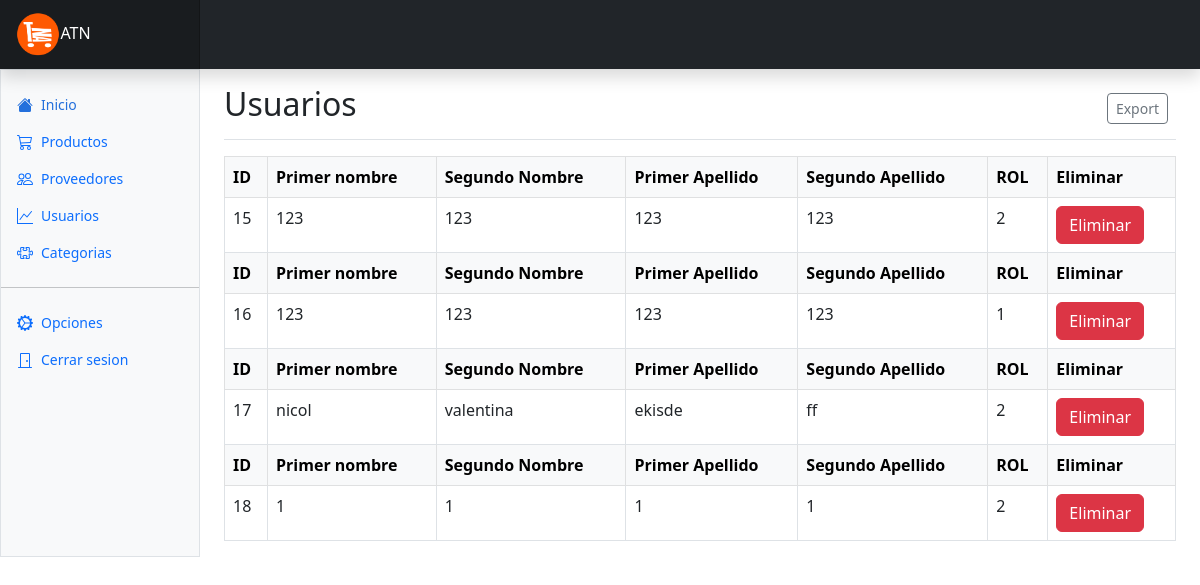
/dashboard_users.php, run on the app's committed database.
### tables this page shows
CREATE TABLE `usuarios` (
  `id_usuario` int(11) NOT NULL,
  `p_nombre` varchar(250) NOT NULL,
  `s_nombre` varchar(250) NOT NULL,
  `p_apellido` varchar(250) NOT NULL,
  `s_apellido` varchar(250) NOT NULL,
  `email` varchar(250) NOT NULL,
  `contraseña` varchar(250) NOT NULL,
  `id_rol` int(11) NOT NULL
);

### dashboard_users.php (the view, shortened to what this page needs)
<!doctype html>
<html lang="en" data-bs-theme="auto">
<head>
    <link rel="stylesheet" href="https://cdn.jsdelivr.net/npm/@docsearch/css@3">
    <link href="bootstrap/dist/css/bootstrap.css" rel="stylesheet">
    <link href="https://cdn.jsdelivr.net/npm/bootstrap-icons@1.10.3/font/bootstrap-icons.css" rel="stylesheet">
    <link href="dashboard.css" rel="stylesheet">
</head>
<body>
    <header class="navbar sticky-top bg-dark flex-md-nowrap p-0 shadow" data-bs-theme="dark">
        <a class="navbar-brand col-md-3 col-lg-2 me-0 px-3 fs-6 text-white" href="#"><img src="img-logo-atn.png" height="45">ATN</a>
    </header>
    <?php
    include("sidebar_dash.php");
    ?>
    <main class="col-md-9 ms-sm-auto col-lg-10 px-md-4">
        <div class="d-flex justify-content-between flex-wrap flex-md-nowrap align-items-center pt-3 pb-2 mb-3 border-bottom">
            <h1 class="h2">Usuarios</h1>
            <div class="btn-toolbar mb-2 mb-md-0">
                <div class="btn-group me-2">
                    <button type="button" class="btn btn-sm btn-outline-secondary">Export</button>
                </div>
            </div>
        </div>
        <Table class="table table-bordered">
            <?php
            include("conexion.php");
            $sql = "SELECT * FROM usuarios";
            foreach ($db->query($sql) as $row) {
                echo '<tr class="table-light">';
                echo '<th> ID </th>';
                echo '<th> Primer nombre </th>';
                echo '<th> Segundo Nombre </th>';
                echo '<th> Primer Apellido </th>';
                echo '<th> Segundo Apellido </th>';
                echo '<th> ROL </th>';
                echo '<th> Eliminar </th>';
                echo '</tr>';
                echo '<tr>';
                echo '<td>' . $row['id_usuario'] . '</td>';
                echo '<td>' . $row['p_nombre'] . '</td>';
                echo '<td>' . $row['s_nombre'] . '</td>';
                echo '<td>' . $row['p_apellido'] . '</td>';
                echo '<td>' . $row['s_apellido'] . '</td>';
                echo '<td>' . $row['id_rol'] . '</td>';
                echo '<td>' . '<a class="btn btn-danger" href="vcrud_delete_users.php?id=' . $row["id_usuario"] . '"> Eliminar </a>' . '</td>';
                echo '</tr>';
            }
            ?>
        </Table>
    </main>
</body>
</html>

### sidebar_dash.php (shortened to what this page needs)
<div class="container-fluid">
    <div class="row">
        <div class="sidebar border border-right col-md-3 col-lg-2 p-0 bg-body-tertiary">
            <div class="offcanvas-md offcanvas-end bg-body-tertiary" tabindex="-1" id="sidebarMenu" aria-labelledby="sidebarMenuLabel">
                <div class="offcanvas-body d-md-flex flex-column p-0 pt-lg-3 overflow-y-auto">
                    <ul class="nav flex-column">
                        <li class="nav-item">
                            <a class="nav-link d-flex align-items-center gap-2 active" aria-current="page" href="dashboard.php">
                                <svg class="bi">
                                    <use xlink:href="#house-fill" />
                                </svg>
                                Inicio
                            </a>
                        </li>
                        <li class="nav-item">
                            <a class="nav-link d-flex align-items-center gap-2" href="dashboard_products.php">
                                <svg class="bi">
                                    <use xlink:href="#cart" />
                                </svg>
                                Productos
                            </a>
                        </li>
                        <li class="nav-item">
                            <a class="nav-link d-flex align-items-center gap-2" href="dashboard_provider.php">
                                <svg class="bi">
                                    <use xlink:href="#people" />
                                </svg>
                                Proveedores
                            </a>
                        </li>
                        <li class="nav-item">
                            <a class="nav-link d-flex align-items-center gap-2" href="dashboard_users.php">
                                <svg class="bi">
                                    <use xlink:href="#graph-up" />
                                </svg>
                                Usuarios
                            </a>
                        </li>
                        <li class="nav-item">
                            <a class="nav-link d-flex align-items-center gap-2" href="dashboard_categories.php">
                                <svg class="bi">
                                    <use xlink:href="#puzzle" />
                                </svg>
                                Categorias
                            </a>
                        </li>
                    </ul>
                    <hr class="my-3">
                    <ul class="nav flex-column mb-auto">
                        <li class="nav-item">
                            <a class="nav-link d-flex align-items-center gap-2" href="#">
                                <svg class="bi">
                                    <use xlink:href="#gear-wide-connected" />
                                </svg>
                                Opciones
                            </a>
                        </li>
                        <li class="nav-item">
                            <a class="nav-link d-flex align-items-center gap-2" href="index.php">
                                <svg class="bi">
                                    <use xlink:href="#door-closed" />
                                </svg>
                                Cerrar sesion
                            </a>
                        </li>
                    </ul>
                </div>
            </div>
        </div>

### dashboard.css (style rules this page uses)
.bi { display: inline-block; width: 1rem; height: 1rem; }
.sidebar .nav-link { font-size: .875rem; font-weight: 500; }
.sidebar .nav-link.active { color: #2470dc; }
.navbar-brand { padding-top: .75rem; padding-bottom: .75rem; background-color: rgba(0, 0, 0, .25); box-shadow: inset -1px 0 0 rgba(0, 0, 0, .25); }

### dashboard_users.php (style rules this page uses)
.bi { vertical-align: -.125em; fill: currentColor; }

### data on the page
usuarios: id_usuario "15", p_nombre "123", s_nombre "123", p_apellido "123", s_apellido "123", id_rol "2"
usuarios: id_usuario "16", p_nombre "123", s_nombre "123", p_apellido "123", s_apellido "123", id_rol "1"
usuarios: id_usuario "17", p_nombre "nicol", s_nombre "valentina", p_apellido "ekisde", s_apellido "ff", id_rol "2"
usuarios: id_usuario "18", p_nombre "1", s_nombre "1", p_apellido "1", s_apellido "1", id_rol "2"
